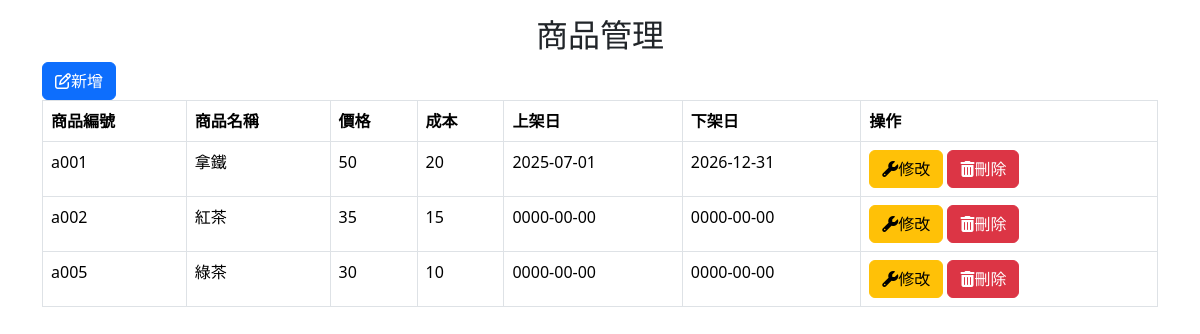
Screenshot of /backend/items.php with the database file from the repository.
### tables this page shows
CREATE TABLE `items` (
  `id` int(10) UNSIGNED NOT NULL,
  `item_no` text NOT NULL,
  `item_name` text NOT NULL,
  `price` int(10) UNSIGNED NOT NULL,
  `cost` int(10) UNSIGNED DEFAULT NULL,
  `bg_date` date DEFAULT NULL,
  `ed_date` date DEFAULT NULL,
  `created_time` date NOT NULL DEFAULT current_timestamp(),
  `updated_time` timestamp NOT NULL DEFAULT current_timestamp() ON UPDATE current_timestamp(),
  `img` text NOT NULL
);

### api/db.php (called while the page is built, shortened)
<?php
class DB{
  private $dsn="mysql:host=localhost;dbname=tieat;charset=utf8";
  private $pdo;
  private $table;
  function __construct($table)
  {
    $this->table=$table;
    $this->pdo=new PDO($this->dsn,'root','');
  }
  function all(...$arg){
   $sql="select * from $this->table ";
   return $this->pdo->query($sql)->fetchAll(PDO::FETCH_ASSOC);
  }
}
?>

### backend/items.php (the view, shortened to what this page needs)
<?php
 include_once "../api/db.php";
?>
<!DOCTYPE html>
<html lang="en">
<head>
    <link rel="stylesheet" href="https://cdnjs.cloudflare.com/ajax/libs/bootstrap/5.3.7/css/bootstrap.min.css"
 />
</head>
<body>
    <?php include 'bd_header.php';?>
    <main>
        <div class="container mt-3">
            <h2 class="text-center">商品管理</h2>
            <?php $table='items'; ?>
            <div class='btns'><a class="btn btn-primary" href="add_items.php?table=<?=$table;?>"><i
                        class="fa-regular fa-pen-to-square"></i>新增</a>
            </div>
            <table class="table table-bordered table-hover">
                <thead>
                    <tr>
                        <th>商品編號</th>
                        <th>商品名稱</th>
                        <th>價格</th>
                        <th>成本</th>
                        <th>上架日</th>
                        <th>下架日</th>
                        <th>操作</th>
                    </tr>
                </thead>
                <tbody>
                    <?php
                     $rows=${ucfirst($table)}->all();
                     foreach ($rows as $row):
                    ?>
                    <tr>
                        <td><?=$row['item_no'];?></td>
                        <td><?=$row['item_name'];?></td>
                        <td><?=$row['price'];?></td>
                        <td><?=$row['cost'];?></td>
                        <td><?=$row['bg_date'];?></td>
                        <td><?=$row['ed_date'];?></td>
                        <td>
                            <a class="btn btn-warning" href="update_items.php?id=<?=$row['id'];?>&table=<?=$table;?>">
                                <i class="fa-solid fa-wrench"></i>修改</a>
                            <a class="btn btn-danger" href="../api/delete.php?id=<?=$row['id'];?>&table=<?=$table;?>"><i
                                    class="fa-solid fa-trash-can"></i>刪除</a>
                        </td>
                    </tr>
                    <?php
                    endforeach;
                    ?>
                </tbody>
            </table>
        </div>
    </main>
</body>
</html>

### backend/bd_header.php (shortened to what this page needs)
   <link rel="stylesheet" href="https://cdnjs.cloudflare.com/ajax/libs/font-awesome/6.7.2/css/all.min.css"
/>

### rows the page displays
items: item_no "a001", item_name "拿鐵", price "50", cost "20", bg_date "2025-07-01", ed_date "2026-12-31"
items: item_no "a002", item_name "紅茶", price "35", cost "15", bg_date "0000-00-00", ed_date "0000-00-00"
items: item_no "a005", item_name "綠茶", price "30", cost "10", bg_date "0000-00-00", ed_date "0000-00-00"
